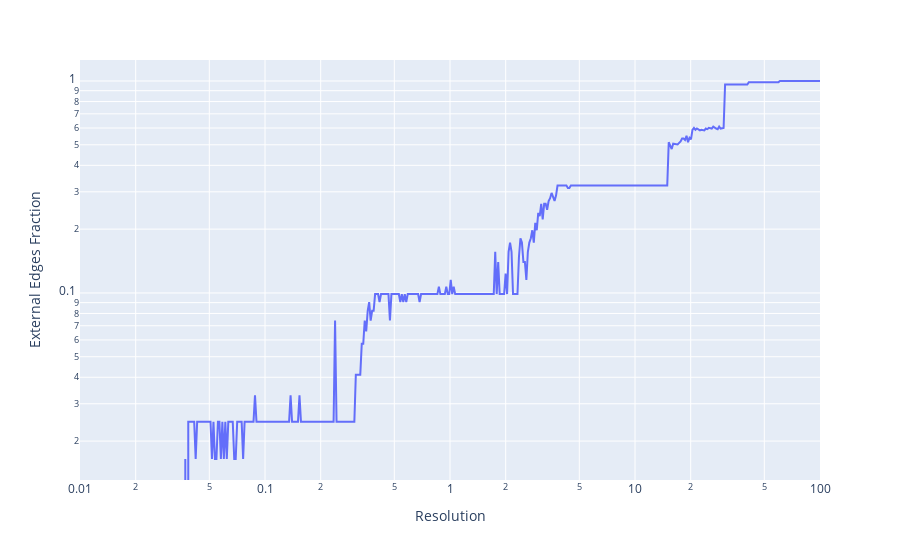

The notebook cell this image was saved under:
### Code cell
fig = px.line(x=resolutions, y=external_edges_fraction, log_x=True, log_y=True, labels={'x': 'Resolution', 'y': 'External Edges Fraction'})
pyo.iplot(fig)

### Figure 1 — Plotly figure (JSON) as saved in the notebook; plotly's stock layout.template omitted (floating-point values rounded to 4 significant figures; data arrays with more than 128 entries replaced by an {"elided": "..."} marker saying what was removed)
{"data": [{"hovertemplate": "Resolution=%{x}<br>External Edges Fraction=%{y}<extra></extra>", "legendgroup": "", "line": {"color": "#636efa", "dash": "solid"}, "marker": {"symbol": "circle"}, "mode": "lines", "name": "", "orientation": "v", "showlegend": false, "type": "scatter", "x": {"elided": "500 float values"}, "xaxis": "x", "y": {"elided": "500 float values"}, "yaxis": "y"}], "layout": {"legend": {"tracegroupgap": 0}, "margin": {"t": 60}, "xaxis": {"anchor": "y", "domain": [0, 1], "title": {"text": "Resolution"}, "type": "log"}, "yaxis": {"anchor": "x", "domain": [0, 1], "title": {"text": "External Edges Fraction"}, "type": "log"}}}
